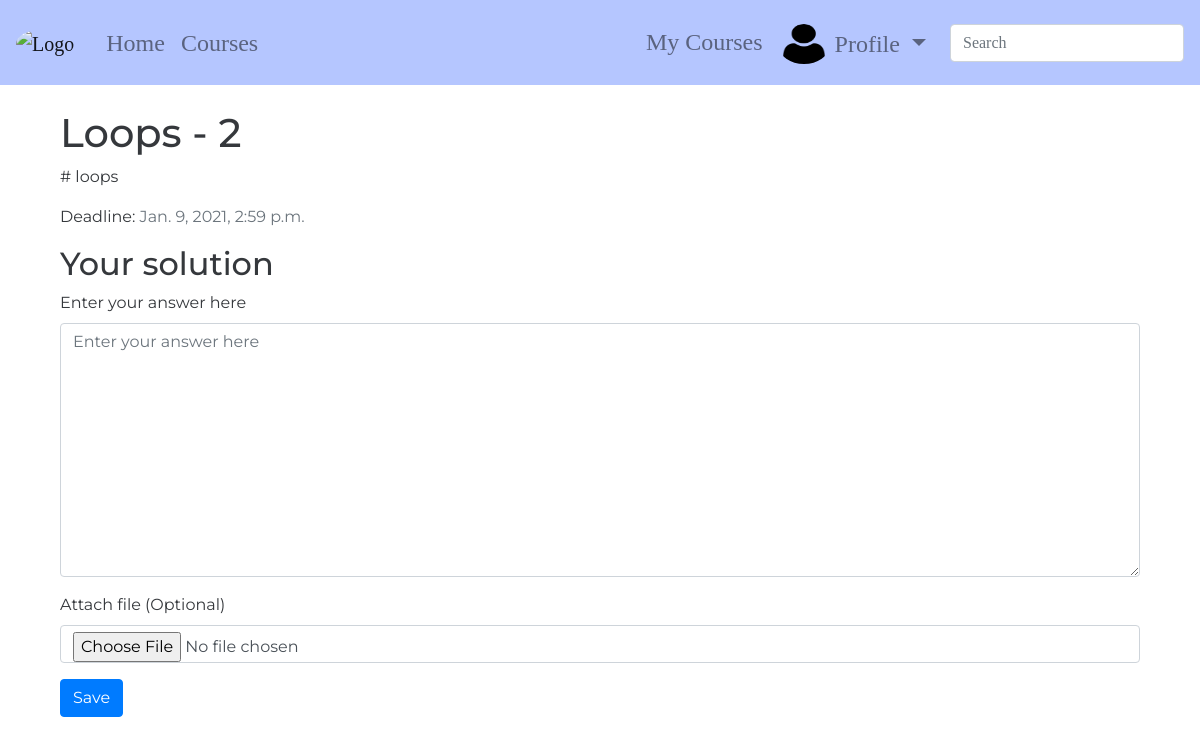
/courses/python/python-all-in-one/assignments/14/ (signed in), run on an earlier commit of the app's database.
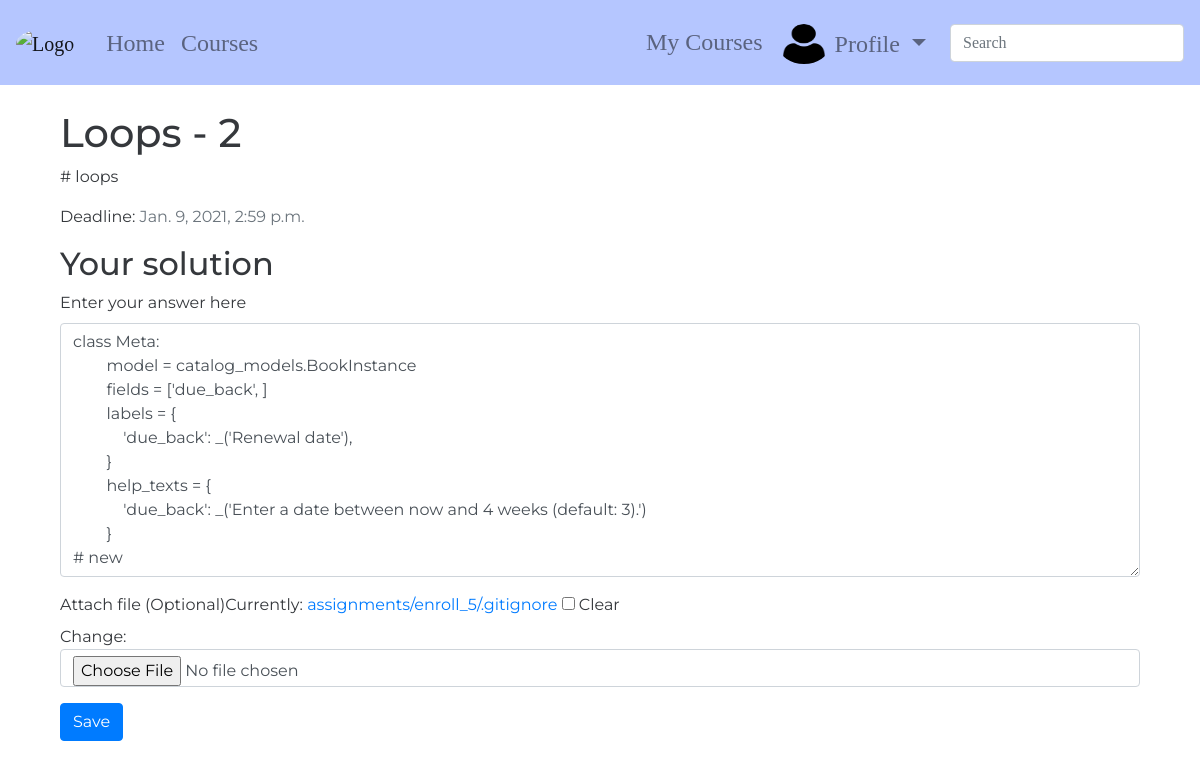
And on a later commit of the database.
### courses/models.py (models this page shows, shortened)
class PersonalAssignment(models.Model):
    course_instance_assignment = models.ForeignKey(CourseInstanceAssignment,
                                                   related_name='personal_assignments',
                                                   on_delete=models.CASCADE)
    enroll = models.ForeignKey(Enroll, related_name='personal_assignments', on_delete=models.CASCADE)
    answer_field = models.TextField(null=True, blank=True)
    answer_file = models.FileField(null=True, blank=True, upload_to=student_answers_directory_path)
    is_completed = models.BooleanField(default=False)
    grade = models.SmallIntegerField(
        blank=True,
        null=True,
        default=0,
        validators=[
            MinValueValidator(0),
            MaxValueValidator(100),
        ]
    )

class Assignment(models.Model):
    title = models.CharField(max_length=100, null=True, blank=True)
    content = models.TextField(null=True, blank=True)
    start_date = models.DateTimeField(null=True, blank=True)
    end_date = models.DateTimeField(null=True, blank=True)

### courses/views.py (the view, shortened to what this page needs)
class PersonalAssignmentDetail(LoginRequiredMixin, generic.View):
    def get(self, request, *args, **kwargs):
        view = PersonalAssignmentDisplay.as_view()
        return view(request, *args, **kwargs)

### courses/forms.py
class PersonalAssignmentForm(forms.ModelForm):
    class Meta:
        model = models.PersonalAssignment
        fields = ('answer_field', 'answer_file', )
        widgets = {
            'answer_field': forms.Textarea(attrs={'class': 'assignment-text-field'}),
        }
    def __init__(self, *args, **kwargs):
        super(PersonalAssignmentForm, self).__init__(*args, **kwargs)
        self.fields['answer_field'].label = 'Enter your answer here'
        self.fields['answer_file'].label = 'Attach file (Optional)'

### accounts/templatetags/accounts_extras.py (called while the page is built)
@register.filter(name='has_group')
def has_group(user, group_name):
    return user.groups.filter(name=group_name).exists()

### courses/views.py (called while the page is built)
    def get_context_data(self, **kwargs):
        context = super(PersonalAssignmentDisplay, self).get_context_data(**kwargs)
        context['form'] = forms.PersonalAssignmentForm(
            initial={
                'answer_field': self.current_assignment.answer_field,
                'answer_file': self.current_assignment.answer_file,
            }
        )
        return context

### courses/templates/courses/personal_assignment_detail.html (shortened to what this page needs)
{% extends 'base.html' %}
{% load bootstrap4 %}
{% block content %}
    <div class="container">
        <h1>{{ personal_assignment.course_instance_assignment.title }}</h1>
        <p>{{ personal_assignment.course_instance_assignment.content }}</p>
        <p>
            Deadline: <span class="text-muted">{{ personal_assignment.course_instance_assignment.end_date }}</span>
        </p>
        <div class="assignment-student-answers">
            <h2>Your solution</h2>
            <form method="POST" enctype="multipart/form-data">
                {% bootstrap_form form %}
                {% buttons %}
                    <button type="submit" class="btn btn-primary">Save</button>
                {% endbuttons %}
            </form>
        </div>
    </div>
{% endblock %}

What changed in the data, as far as the page shows it:
changed PersonalAssignment "Loops - 2": answer_field (not shown) → "class Meta: model = catalog_models.BookInstance fields = ['due_back', ] labels = { 'due_back': _('Renewal date'), } help_texts = { 'due_back': _('Enter a date between now and 4 weeks (default: 3).') } # new"
Also different on the page:
form field bootstrap_form: (not shown) → "☐"
text no longer shown: "Enter your answer here Attach file (Optional)"
text now shown: "Enter your answer here Attach file (Optional) Currently: assignments/enroll_5/.gitignore Clear Change:"
